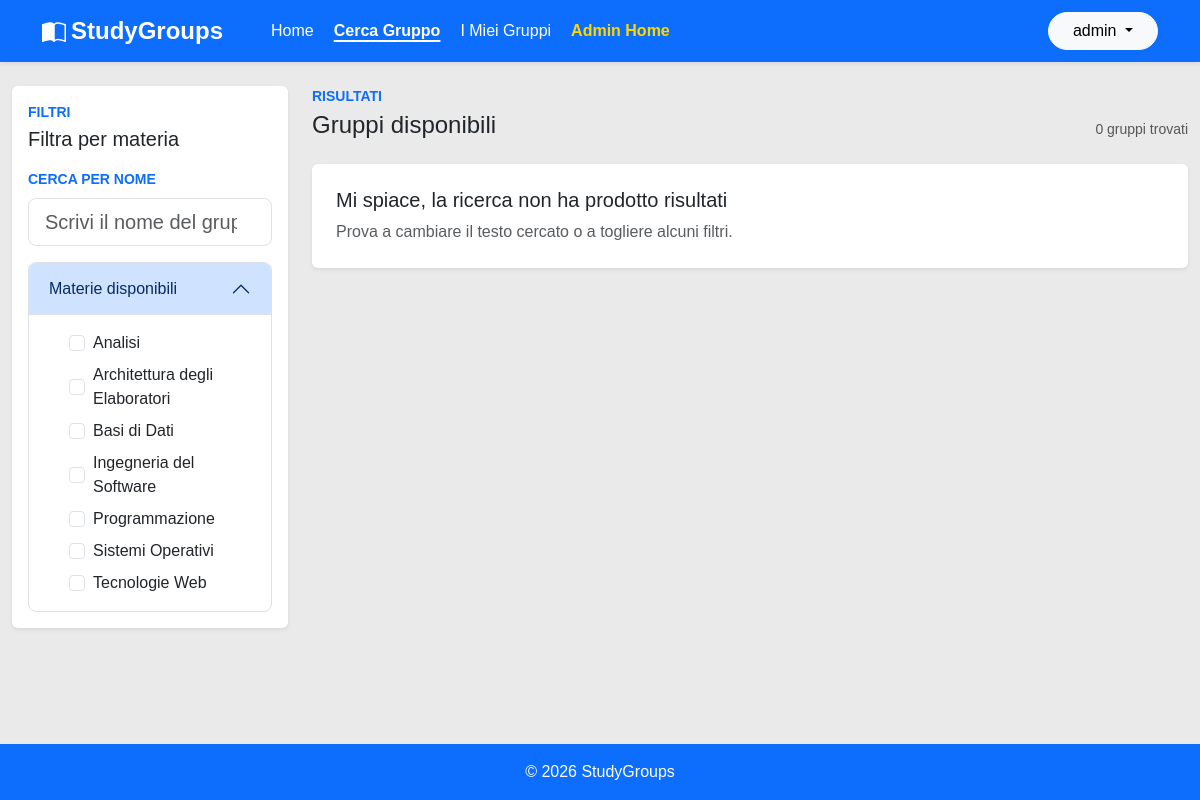
The page /search_group.php (signed in) on the database its author committed.
### tables this page shows
CREATE TABLE IF NOT EXISTS subject (
    id INT AUTO_INCREMENT PRIMARY KEY,
    name VARCHAR(100) NOT NULL UNIQUE
);

### search_group.php (called while the page is built, shortened)
<?php
require_once __DIR__ . '/api/api-search_group.php';
require_once ('./template/base.php');
?>

### db/database.php (called while the page is built, shortened)
<?php
class DatabaseHelper{
    private $db;
    public function __construct($servername, $username, $password, $dbname, $port){
        $this->db = new mysqli($servername, $username, $password, "", $port);
    }
    public function getSubjects(){
        $query = "
            SELECT
                id,
                name
            FROM subject
            ORDER BY name ASC
        ";
        $result = $this->db->query($query);
        return $result->fetch_all(MYSQLI_ASSOC);
    }
}
?>

### bootstrap.php (called while the page is built, shortened)
<?php
require_once __DIR__ . "/db/database.php";
$dbh = new DatabaseHelper("localhost", "root", "", "studytogether", 1104);
?>

### api/api-search_group.php (called while the page is built, shortened)
<?php
require_once __DIR__ . '/../bootstrap.php';
if (isset($dbh) && method_exists($dbh, 'getSubjects')) {
    $subjects = $dbh->getSubjects();
}
?>

### main/search_group-main.php (the view, shortened to what this page needs)
<main class="container-fluid py-3 py-lg-4 flex-grow-1">
    <section class="row g-3 g-lg-4">
        <aside class="col-12 col-lg-4 col-xl-3">
            <section class="card border-0 shadow-sm h-100">
                <div class="card-body">
                    <header class="d-flex align-items-center justify-content-between mb-3">
                        <div>
                            <p class="text-uppercase text-primary fw-semibold small mb-1">Filtri</p>
                            <h2 class="h5 mb-0">Filtra per materia</h2>
                        </div>
                    </header>
                    <section class="mb-3">
                        <label for="groupSearch" class="form-label fw-semibold small text-uppercase text-primary mb-2">
                            Cerca per nome
                        </label>
                        <input type="search" id="groupSearch" class="form-control form-control-lg" placeholder="Scrivi il nome del gruppo" autocomplete="off">
                    </section>
                    <nav class="accordion accordion-flush" id="subjectAccordion" aria-label="Filtri per materia">
                        <section class="accordion-item border rounded-3 overflow-hidden">
                            <h2 class="accordion-header" id="subjectHeading">
                                <button class="accordion-button" type="button" data-bs-toggle="collapse" data-bs-target="#subjectCollapse" aria-expanded="true" aria-controls="subjectCollapse">
                                    Materie disponibili
                                </button>
                            </h2>
                            <div id="subjectCollapse" class="accordion-collapse collapse show" aria-labelledby="subjectHeading" data-bs-parent="#subjectAccordion">
                                <section class="accordion-body p-3">
                                    <div class="vstack gap-2" id="subjectFilters">
                                        <?php if (!empty($subjects)): ?>
                                            <?php foreach ($subjects as $subject): ?>
                                                <label class="form-check d-flex align-items-center gap-2 mb-0">
                                                    <input class="form-check-input m-0 js-subject-filter" type="checkbox" value="<?= htmlspecialchars($subject['name'], ENT_QUOTES, 'UTF-8') ?>">
                                                    <span class="form-check-label"><?= htmlspecialchars($subject['name'], ENT_QUOTES, 'UTF-8') ?></span>
                                                </label>
                                            <?php endforeach; ?>
                                        <?php else: ?>
                                            <p class="text-body-secondary small mb-0">Nessuna materia disponibile</p>
                                        <?php endif; ?>
                                    </div>
                                </section>
                            </div>
                        </section>
                    </nav>
                </div>
            </section>
        </aside>
        <section class="col-12 col-lg-8 col-xl-9" aria-labelledby="groupsTitle">
            <header class="d-flex align-items-end justify-content-between mb-3 mb-lg-4">
                <div>
                    <p class="text-uppercase text-primary fw-semibold small mb-1">Risultati</p>
                    <h2 class="h4 mb-0" id="groupsTitle">Gruppi disponibili</h2>
                </div>
                <span class="text-body-secondary small d-none d-md-inline" id="groupsCount">
                </span>
            </header>
            <section class="row g-3" id="groupsList">
                <section class="col-12 <?= empty($groups) ? '' : 'd-none' ?>" id="groupsEmptyState">
                    <article class="card border-0 shadow-sm">
                        <div class="card-body p-4">
                            <h3 class="h5 mb-2">Mi spiace, la ricerca non ha prodotto risultati</h3>
                            <p class="mb-0 text-body-secondary">Prova a cambiare il testo cercato o a togliere alcuni filtri.</p>
                        </div>
                    </article>
                </section>
            </section>
        </section>
    </section>
</main>

### template/base.php (shortened to what this page needs)
<?php
if (isset($_SESSION['user_id'])) {
    $navbarType = ($_SESSION['role'] === 'admin') ? 'admin' : 'user';
} else {
    $navbarType = 'guest';
}
$currentPage = basename($_SERVER['PHP_SELF']);
?>
<!DOCTYPE html>
<html lang="it">
<head>
    <link href="https://cdn.jsdelivr.net/npm/bootstrap@5.3.3/dist/css/bootstrap.min.css" rel="stylesheet">
    <link rel="stylesheet" href="../css/style.css">
</head>
<body class="d-flex flex-column min-vh-100">
    <nav class="navbar navbar-expand-lg navbar-dark bg-primary shadow-sm">
        <div class="container">
            <a class="navbar-brand fw-bold" href="<?= isset($_SESSION['user_id']) ? 'home.php' : 'index.php' ?>">
                StudyGroups
            </a>
            <div class="collapse navbar-collapse" id="navbarMenu">
                <ul class="navbar-nav ms-4 align-items-lg-center gap-lg-1">
                    <?php if ($navbarType === 'guest'): ?>
                        <li class="nav-item">
                            <a class="nav-link <?= $currentPage === 'index.php' ? 'active-page' : '' ?>" href="index.php">Index</a>
                        </li>
                        <li class="nav-item">
                            <a class="nav-link <?= $currentPage === 'login.php' ? 'active-page' : '' ?>" href="login.php">Accedi</a>
                        </li>
                        <li class="nav-item">
                            <a href="signup.php" class="btn btn-outline-light <?= $currentPage === 'signup.php' ? 'btn-active-page' : '' ?>">Registrati</a>
                        </li>
                    <?php elseif ($navbarType === 'admin'): ?>
                        <li class="nav-item">
                            <a class="nav-link <?= $currentPage === 'home.php' ? 'active-page' : '' ?>" href="home.php">Home</a>
                        </li>
                        <li class="nav-item">
                            <a class="nav-link <?= $currentPage === 'search_group.php' ? 'active-page' : '' ?>" href="search_group.php">Cerca Gruppo</a>
                        </li>
                        <li class="nav-item">
                            <a class="nav-link <?= $currentPage === 'my_groups.php' ? 'active-page' : '' ?>" href="my_groups.php">I Miei Gruppi</a>
                        </li>
                        <li class="nav-item">
                            <a class="nav-link admin-link <?= $currentPage === 'admin_home.php' ? 'active-page' : '' ?>" href="admin_home.php">Admin Home</a>
                        </li>
                    <?php endif; ?>
                </ul>
                <?php if (isset($_SESSION['user_id'])): ?>
                    <section class="ms-auto mt-3 mt-lg-0" aria-label="Menu utente">
                        <div class="dropdown">
                            <button class="btn btn-light rounded-pill px-4 dropdown-toggle" type="button" data-bs-toggle="dropdown" aria-expanded="false">
                                <?= htmlspecialchars($_SESSION['username']) ?>
                            </button>
                        </div>
                    </section>
                <?php endif; ?>
            </div>
        </div>
    </nav>
    <?php require $templateParams['content_page']; ?>
    <footer class="footer bg-primary text-white text-center py-3">
        <div class="container">
            <p class="mb-0">© <?php echo date('Y'); ?> StudyGroups</p>
        </div>
    </footer>
</body>
</html>

### css/style.css (style rules this page uses)
* { margin: 0; padding: 0; box-sizing: border-box; }
body { font-family: Arial, sans-serif; background-color: #eaeaea; }
svg { margin-right: 5px; }
.navbar { background-color: #0d6efd !important; }
.navbar-brand { font-size: 1.5rem; font-weight: bold; }
.nav-link { color: white !important; }
.nav-link.admin-link { color: #ffd700 !important; font-weight: bold; }
.nav-link.active-page { font-weight: bold; text-decoration: underline; text-decoration-thickness: 2px; text-underline-offset: 4px; }

### rows shown on the page
subject: name "Analisi"
subject: name "Architettura degli Elaboratori"
subject: name "Basi di Dati"
subject: name "Ingegneria del Software"
subject: name "Programmazione"
subject: name "Sistemi Operativi"
subject: name "Tecnologie Web"

### other values the page prints
$_SESSION['username'] "admin"
